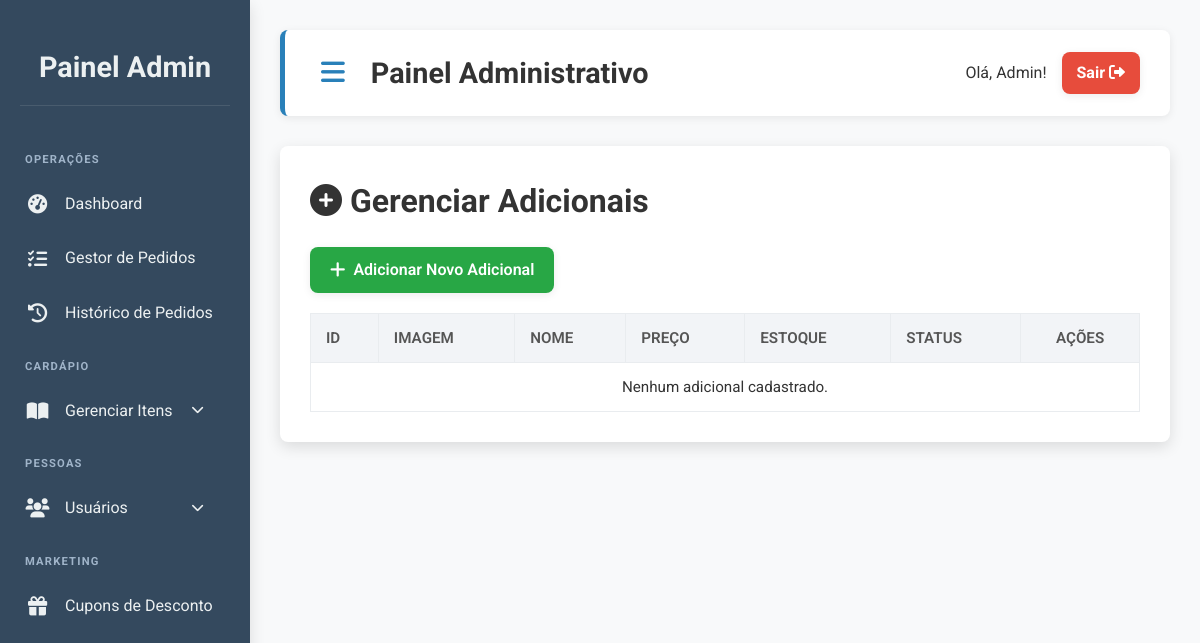
Before: /admin/adicionais/adicionais.php (signed in) with the older database file.
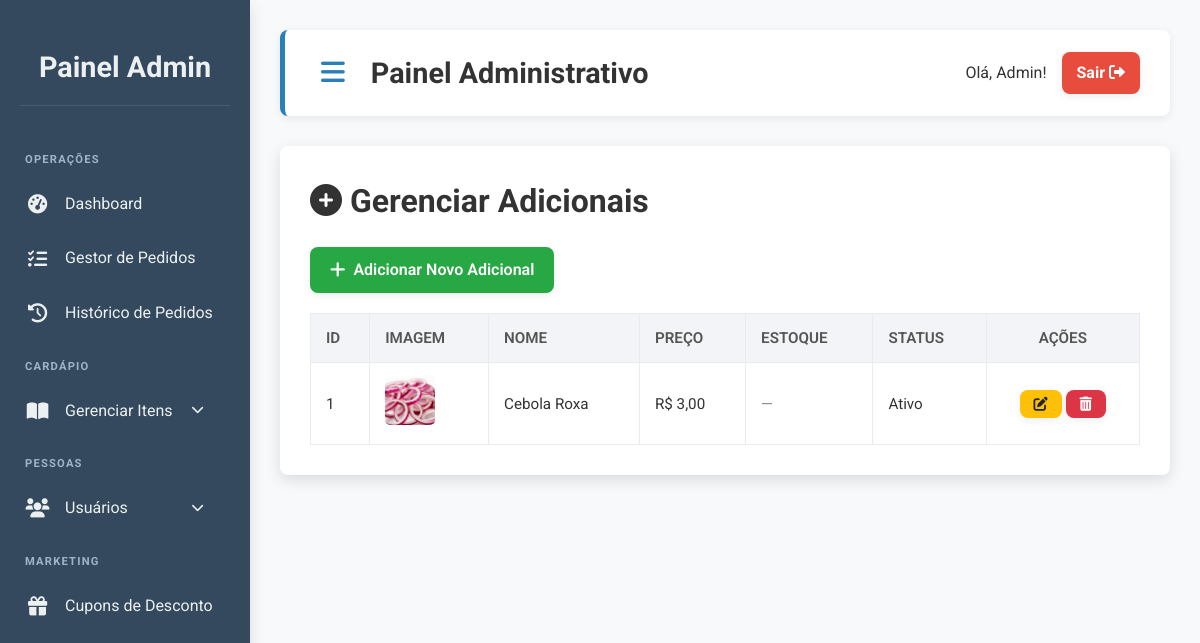
After: the same page with the newer database file.
### tables this page shows
CREATE TABLE `adicionais` (
  `id` int(11) NOT NULL,
  `nome` varchar(150) NOT NULL,
  `descricao` text DEFAULT NULL,
  `imagem` varchar(255) DEFAULT NULL,
  `preco` decimal(10,2) NOT NULL DEFAULT 0.00,
  `controla_estoque` tinyint(1) NOT NULL DEFAULT 1,
  `estoque` int(11) NOT NULL DEFAULT 0,
  `ativo` tinyint(1) NOT NULL DEFAULT 1
);

### admin/adicionais/adicionais.php (the view, shortened to what this page needs)
<?php
require_once '../../includes/conexao.php';
$adicionais = [];
$sql = "SELECT id, nome, preco, imagem, descricao, ativo, controla_estoque, estoque FROM adicionais ORDER BY nome ASC";
$result = $conn->query($sql);
if ($result) {
    while ($row = $result->fetch_assoc()) {
        $adicionais[] = $row;
    }
}
?>
<div class="header-controls">
    <h1><i class="fas fa-plus-circle"></i> Gerenciar Adicionais</h1>
    <a href="adicionar_adicional.php" class="btn btn-success"><i class="fas fa-plus"></i> Adicionar Novo Adicional</a>
</div>
<div class="table-container">
    <table class="data-table">
        <thead>
            <tr>
                <th>ID</th>
                <th>Imagem</th>
                <th>Nome</th>
                <th>Preço</th>
                <th>Estoque</th>
                <th>Status</th>
                <th class="text-center">Ações</th>
            </tr>
        </thead>
        <tbody>
            <?php if (empty($adicionais)): ?>
                <tr>
                    <td colspan="7" class="text-center">Nenhum adicional cadastrado.</td>
                </tr>
            <?php else: ?>
                <?php foreach ($adicionais as $adicional): ?>
                    <tr>
                        <td><?= htmlspecialchars($adicional['id']) ?></td>
                        <td>
                            <img src="<?= htmlspecialchars($adicional['imagem'] ?? '/pdv/public/img/default-product.png'); ?>" alt="<?= htmlspecialchars($adicional['nome']); ?>" style="width: 50px; height: 50px; object-fit: cover; border-radius: 5px;">
                        </td>
                        <td><?= htmlspecialchars($adicional['nome']) ?></td>
                        <td>R$ <?= number_format($adicional['preco'], 2, ',', '.') ?></td>
                        <td>
                            <?php
                            if ($adicional['controla_estoque']) {
                                echo htmlspecialchars($adicional['estoque']);
                            } else {
                                echo '<span style="color: #888;" title="Estoque não controlado">—</span>';
                            }
                            ?>
                        </td>
                        <td>
                            <?php
                            $status_real_ativo = $adicional['ativo'];
                            $status_texto = $status_real_ativo ? 'Ativo' : 'Inativo';
                            $status_classe = $status_real_ativo ? 'status-concluido' : 'status-cancelado';
                            ?>
                            <span class="status-badge <?= $status_classe ?>">
                                <?= $status_texto ?>
                            </span>
                        </td>
                        <td class="text-center">
                            <a href="editar_adicional.php?id=<?= $adicional['id'] ?>" class="btn btn-warning btn-sm" title="Editar"><i class="fas fa-edit"></i></a>
                            <a href="excluir_adicional.php?id=<?= $adicional['id'] ?>" class="btn btn-danger btn-sm" title="Excluir" onclick="return confirm('Tem certeza que deseja excluir este adicional?');"><i class="fas fa-trash-alt"></i></a>
                        </td>
                    </tr>
                <?php endforeach; ?>
            <?php endif; ?>
        </tbody>
    </table>
</div>
<?php
include '../template_admin.php';
?>

Changed rows visible on the page:
added adicionais: id "1", imagem (picture), nome "Cebola Roxa", preco "3,00", ativo "Ativo"
Other visible differences:
text no longer shown: "Nenhum adicional cadastrado."
